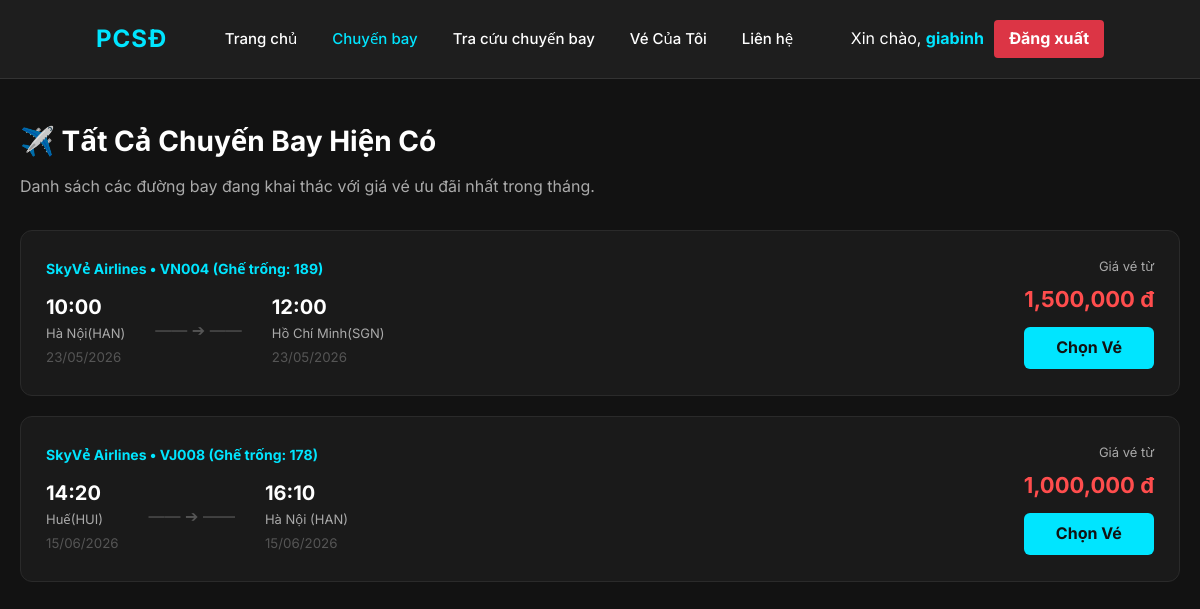
The app's page /chuyen-bay (signed in) with its own data.
### app.py (models this page shows)
class ChuyenBay(db.Model):
    maChuyenBay = db.Column(db.String(20), primary_key=True)
    maMayBay = db.Column(db.String(20), db.ForeignKey('may_bay.maMayBay'), nullable=False)
    sanBayDi = db.Column(db.String(50), nullable=False)
    sanBayDen = db.Column(db.String(50), nullable=False)
    ngayGioDi = db.Column(db.DateTime, nullable=False)
    ngayGioDen = db.Column(db.DateTime, nullable=False)
    giaVe = db.Column(db.Float, nullable=False)
    soGheTrong = db.Column(db.Integer, nullable=False)
    may_bay = db.relationship('MayBay', backref=db.backref('chuyen_bay', lazy=True))

### app.py (the view)
@app.route('/chuyen-bay')
def xem_chuyen_bay():
    chuyen_bays = ChuyenBay.query.all()
    return render_template('chuyen_bay.html', chuyen_bays=chuyen_bays)

### templates/chuyen_bay.html
{% extends 'base.html' %}
{% block content %}
<main class="container" style="padding: 40px 20px; max-width: 1200px; margin: 0 auto">
  <h2 style="color: #ffffff; margin-bottom: 10px; font-size: 28px">
    {% if session.get('role') in ['admin', 'nhanvien'] %}
    ✈️ Quản Lý Lịch Trình Chuyến Bay
    {% else %}
    ✈️ Tất Cả Chuyến Bay Hiện Có
    {% endif %}
  </h2>
  <p style="color: #aaaaaa; margin-bottom: 30px">
    {% if session.get('role') in ['admin', 'nhanvien'] %}
    Danh sách toàn bộ các đường bay đang được hệ thống khai thác và quản lý.
    {% else %}
    Danh sách các đường bay đang khai thác với giá vé ưu đãi nhất trong tháng.
    {% endif %}
  </p>
  <div class="flight-list" style="display: flex; flex-direction: column; gap: 20px">
    {% for cb in chuyen_bays %}
    <div class="flight-card" style="background-color: #1a1a1a; border: 1px solid #2a2a2a; border-radius: 12px; padding: 25px; display: flex; justify-content: space-between; align-items: center;">
      <div class="flight-info">
        <span style="color: #00e5ff; font-weight: bold; font-size: 14px">
          SkyVẻ Airlines • {{ cb.maChuyenBay }} (Ghế trống: {{ cb.soGheTrong }})
        </span>
        <div style="display: flex; gap: 30px; margin-top: 10px; align-items: center;">
          <div>
            <strong style="font-size: 20px; color: #fff">{{ cb.ngayGioDi.strftime('%H:%M') }}</strong>
            <p style="color: #aaa; margin: 0; font-size: 13px">{{ cb.sanBayDi }}</p>
            <small style="color: #555;">{{ cb.ngayGioDi.strftime('%d/%m/%Y') }}</small>
          </div>
          <div style="color: #555">—— ➔ ——</div>
          <div>
            <strong style="font-size: 20px; color: #fff">{{ cb.ngayGioDen.strftime('%H:%M') }}</strong>
            <p style="color: #aaa; margin: 0; font-size: 13px">{{ cb.sanBayDen }}</p>
            <small style="color: #555;">{{ cb.ngayGioDen.strftime('%d/%m/%Y') }}</small>
          </div>
        </div>
      </div>
      <div class="flight-price" style="text-align: right">
        <p style="color: #aaa; margin: 0 0 5px 0; font-size: 13px">Giá vé từ</p>
        <strong style="color: #ff4d4d; font-size: 22px">{{ "{:,.0f}".format(cb.giaVe) }} đ</strong>
        {% if session.get('role') not in ['admin', 'nhanvien'] %}
        <a href="{% if session.get('user_id') %}/dat-ve?id={{ cb.maChuyenBay }}{% else %}/login{% endif %}" style="text-decoration: none; display: block; margin-top: 10px; padding: 8px 20px; background-color: #00e5ff; color: #121212; border-radius: 6px; font-weight: bold; text-align: center;">
          Chọn Vé
        </a>
        {% endif %}
      </div>
    </div>
    {% else %}
    <div style="text-align: center; color: #aaa; padding: 30px; background: #1a1a1a; border-radius: 8px;">
        Hiện chưa có chuyến bay nào được nạp dữ liệu.
    </div>
    {% endfor %}
  </div>
</main>
{% endblock %}

### css/style.css (style rules this page uses)
* { margin: 0; padding: 0; box-sizing: border-box; font-family: "Inter", "Segoe UI", Roboto, sans-serif; }
:root { --bg-body: #121212; --bg-card: #1e1e1e; --bg-input: #252525; --text-main: #ffffff; --text-sub: #a0a0a0; --accent-color: #00ebd4; --border-color: #333333; }
body { background-color: var(--bg-body); color: var(--text-main); line-height: 1.6; overflow-x: hidden; }

### templates/base.html (style rules this page uses)
*, input, select, textarea, button, .form-group, .form-group input, .auth-box input, .search-form input { -webkit-tap-highlight-color: transparent !important; }

### records on screen
ChuyenBay: maChuyenBay "VN004", soGheTrong "189", ngayGioDi "10:00", sanBayDi "Hà Nội(HAN)", ngayGioDi "23/05/2026", ngayGioDen "12:00", sanBayDen "Hồ Chí Minh(SGN)", ngayGioDen "23/05/2026", giaVe "1,500,000"
ChuyenBay: maChuyenBay "VJ008", soGheTrong "178", ngayGioDi "14:20", sanBayDi "Huế(HUI)", ngayGioDi "15/06/2026", ngayGioDen "16:10", sanBayDen "Hà Nội (HAN)", ngayGioDen "15/06/2026", giaVe "1,000,000"

### other values on screen
{{ session.get('hoTen') }} "giabinh"
